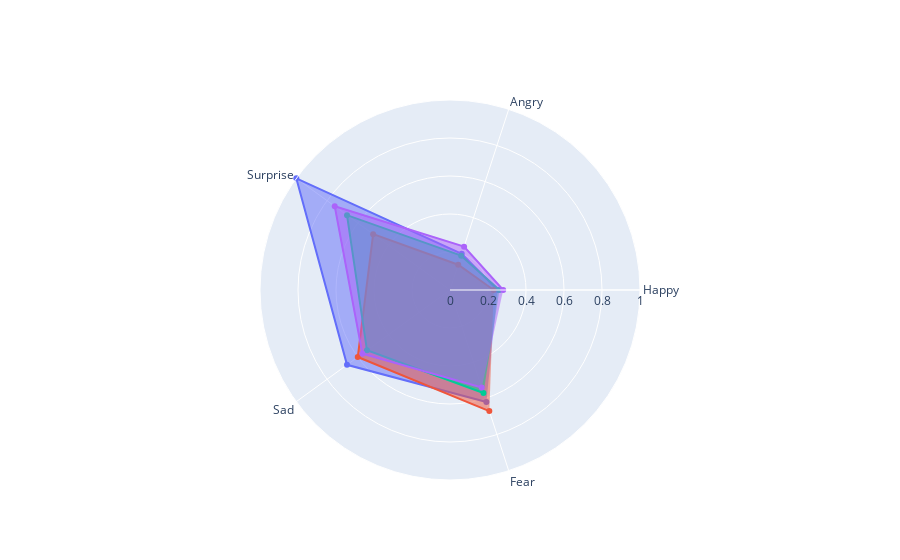

The notebook cell saved with this chart:
### Code cell
categories = emotions

fig = go.Figure()

for m in movies:
    fig.add_trace(go.Scatterpolar(
          r=emotion_dict[m].max(axis = 0),
          theta=categories,
          fill='toself',
          name=m
    ))

fig.update_layout(
  polar=dict(
    radialaxis=dict(
      visible=True,
      range=[0, 1]
    )),
  showlegend=False
)

fig.show()

### Figure 1 — Plotly figure (JSON) as saved in the notebook; plotly's stock layout.template omitted (floating-point values rounded to 4 significant figures)
{"data": [{"fill": "toself", "name": "Tenet.srt", "r": [0.25, 0.2, 1, 0.67, 0.62], "theta": ["Happy", "Angry", "Surprise", "Sad", "Fear"], "type": "scatterpolar"}, {"fill": "toself", "name": "Inception.srt", "r": [0.23, 0.14, 0.5, 0.6, 0.67], "theta": ["Happy", "Angry", "Surprise", "Sad", "Fear"], "type": "scatterpolar"}, {"fill": "toself", "name": "The.Dark.Knight.srt", "r": [0.26, 0.19, 0.67, 0.54, 0.57], "theta": ["Happy", "Angry", "Surprise", "Sad", "Fear"], "type": "scatterpolar"}, {"fill": "toself", "name": "Interstellar.srt", "r": [0.28, 0.24, 0.75, 0.57, 0.54], "theta": ["Happy", "Angry", "Surprise", "Sad", "Fear"], "type": "scatterpolar"}], "layout": {"polar": {"radialaxis": {"range": [0, 1], "visible": true}}, "showlegend": false}}
